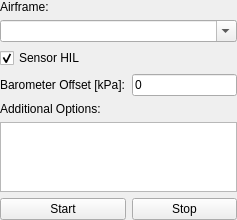
<?xml version="1.0" encoding="UTF-8"?>
<ui version="4.0">
 <class>QGCHilFlightGearConfiguration</class>
 <widget class="QWidget" name="QGCHilFlightGearConfiguration">
  <property name="geometry">
   <rect>
    <x>0</x>
    <y>0</y>
    <width>237</width>
    <height>209</height>
   </rect>
  </property>
  <property name="sizePolicy">
   <sizepolicy hsizetype="Preferred" vsizetype="Preferred">
    <horstretch>0</horstretch>
    <verstretch>0</verstretch>
   </sizepolicy>
  </property>
  <property name="windowTitle">
   <string>Form</string>
  </property>
  <property name="layoutDirection">
   <enum>Qt::LeftToRight</enum>
  </property>
  <property name="autoFillBackground">
   <bool>false</bool>
  </property>
  <layout class="QGridLayout" name="gridLayout">
   <property name="margin">
    <number>0</number>
   </property>
   <property name="spacing">
    <number>6</number>
   </property>
   <item row="1" column="0" colspan="2">
    <widget class="QComboBox" name="aircraftComboBox">
     <property name="sizePolicy">
      <sizepolicy hsizetype="Preferred" vsizetype="Fixed">
       <horstretch>0</horstretch>
       <verstretch>0</verstretch>
      </sizepolicy>
     </property>
     <property name="editable">
      <bool>true</bool>
     </property>
    </widget>
   </item>
   <item row="4" column="0">
    <widget class="QLabel" name="optionsLabel">
     <property name="text">
      <string>&lt;html&gt;&lt;head/&gt;&lt;body&gt;&lt;p&gt;Additional Options:&lt;/p&gt;&lt;/body&gt;&lt;/html&gt;</string>
     </property>
    </widget>
   </item>
   <item row="0" column="0">
    <widget class="QLabel" name="aircraftPlaintextInfoLabel">
     <property name="text">
      <string>Airframe:</string>
     </property>
    </widget>
   </item>
   <item row="5" column="0" colspan="2">
    <widget class="QPlainTextEdit" name="optionsPlainTextEdit">
     <property name="sizePolicy">
      <sizepolicy hsizetype="Preferred" vsizetype="Preferred">
       <horstretch>0</horstretch>
       <verstretch>0</verstretch>
      </sizepolicy>
     </property>
     <property name="plainText">
      <string></string>
     </property>
    </widget>
   </item>
   <item row="7" column="0">
    <widget class="QPushButton" name="startButton">
     <property name="sizePolicy">
      <sizepolicy hsizetype="Minimum" vsizetype="Fixed">
       <horstretch>0</horstretch>
       <verstretch>0</verstretch>
      </sizepolicy>
     </property>
     <property name="text">
      <string>Start</string>
     </property>
    </widget>
   </item>
   <item row="7" column="1">
    <widget class="QPushButton" name="stopButton">
     <property name="text">
      <string>Stop</string>
     </property>
    </widget>
   </item>
   <item row="2" column="0">
    <widget class="QCheckBox" name="sensorHilCheckBox">
     <property name="text">
      <string>Sensor HIL</string>
     </property>
     <property name="checked">
      <bool>true</bool>
     </property>
    </widget>
   </item>
   <item row="3" column="0">
    <widget class="QLabel" name="barometerOffsetLabel">
     <property name="text">
      <string>Barometer Offset [kPa]:</string>
     </property>
    </widget>
   </item>
   <item row="3" column="1">
    <widget class="QLineEdit" name="barometerOffsetLineEdit">
     <property name="text">
      <string>0</string>
     </property>
    </widget>
   </item>
  </layout>
 </widget>
 <resources/>
 <connections/>
</ui>
